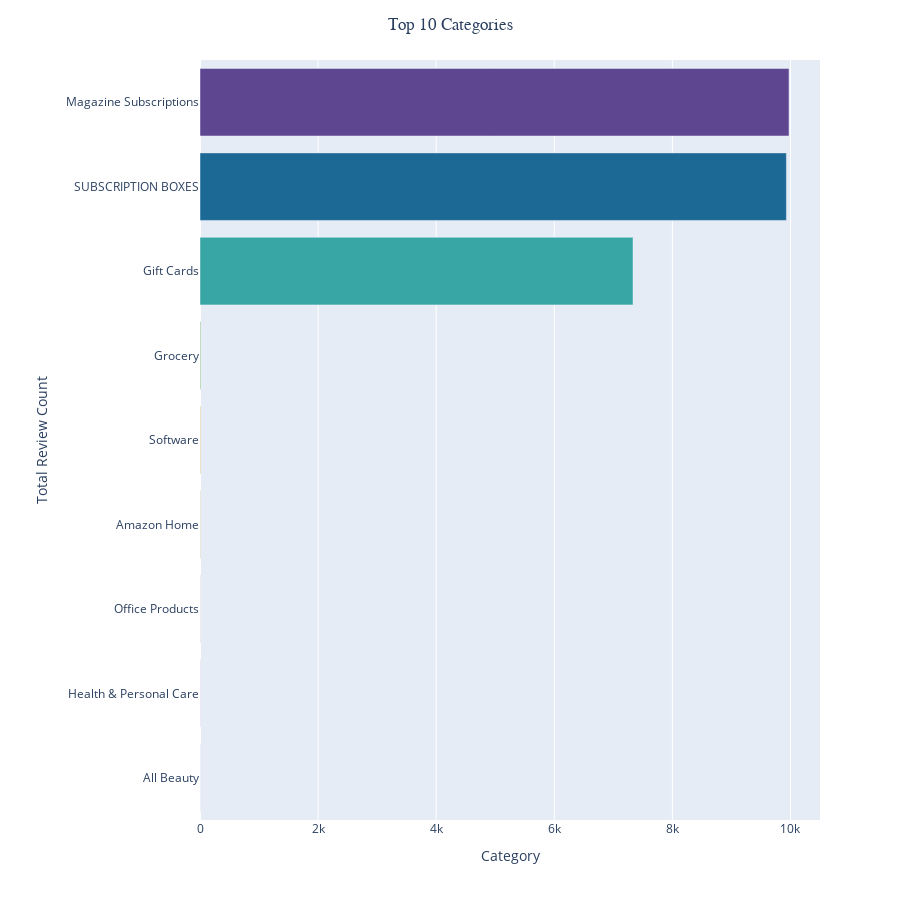

The notebook cell this image was saved under:
### Code cell
top_categories = (
    (
        df.with_columns(
            pl.col("main_category").fill_null(pl.col("main_category")).alias("category")
        )
    )
    .group_by("category")
    .len()
    .sort("len", descending=True)
    .head(10)
)

fig = px.bar(
    top_categories,
    x="len",
    y="category",
    height=900,
    color="category",
    color_discrete_sequence=px.colors.qualitative.Prism,
    orientation="h"
)

fig.update_layout(
    title=dict(
        text="Top 10 Categories",
        x=0.5,
        font_family="Arial Black",
    ),
    xaxis_title="Category",
    yaxis_title="Total Review Count",
    showlegend=False,
    margin_l=200
)

fig.show()

### Figure 1 — Plotly figure (JSON) as saved in the notebook; plotly's stock layout.template omitted (floating-point values rounded to 4 significant figures)
{"data": [{"alignmentgroup": "True", "hovertemplate": "category=%{y}<br>len=%{x}<extra></extra>", "legendgroup": "Magazine Subscriptions", "marker": {"color": "rgb(95, 70, 144)", "pattern": {"shape": ""}}, "name": "Magazine Subscriptions", "offsetgroup": "Magazine Subscriptions", "orientation": "h", "showlegend": true, "textposition": "auto", "type": "bar", "x": [9975], "xaxis": "x", "y": ["Magazine Subscriptions"], "yaxis": "y"}, {"alignmentgroup": "True", "hovertemplate": "category=%{y}<br>len=%{x}<extra></extra>", "legendgroup": "SUBSCRIPTION BOXES", "marker": {"color": "rgb(29, 105, 150)", "pattern": {"shape": ""}}, "name": "SUBSCRIPTION BOXES", "offsetgroup": "SUBSCRIPTION BOXES", "orientation": "h", "showlegend": true, "textposition": "auto", "type": "bar", "x": [9931], "xaxis": "x", "y": ["SUBSCRIPTION BOXES"], "yaxis": "y"}, {"alignmentgroup": "True", "hovertemplate": "category=%{y}<br>len=%{x}<extra></extra>", "legendgroup": "Gift Cards", "marker": {"color": "rgb(56, 166, 165)", "pattern": {"shape": ""}}, "name": "Gift Cards", "offsetgroup": "Gift Cards", "orientation": "h", "showlegend": true, "textposition": "auto", "type": "bar", "x": [7333], "xaxis": "x", "y": ["Gift Cards"], "yaxis": "y"}, {"alignmentgroup": "True", "hovertemplate": "category=%{y}<br>len=%{x}<extra></extra>", "legendgroup": "Grocery", "marker": {"color": "rgb(115, 175, 72)", "pattern": {"shape": ""}}, "name": "Grocery", "offsetgroup": "Grocery", "orientation": "h", "showlegend": true, "textposition": "auto", "type": "bar", "x": [12], "xaxis": "x", "y": ["Grocery"], "yaxis": "y"}, {"alignmentgroup": "True", "hovertemplate": "category=%{y}<br>len=%{x}<extra></extra>", "legendgroup": "Software", "marker": {"color": "rgb(237, 173, 8)", "pattern": {"shape": ""}}, "name": "Software", "offsetgroup": "Software", "orientation": "h", "showlegend": true, "textposition": "auto", "type": "bar", "x": [9], "xaxis": "x", "y": ["Software"], "yaxis": "y"}, {"alignmentgroup": "True", "hovertemplate": "category=%{y}<br>len=%{x}<extra></extra>", "legendgroup": "Amazon Home", "marker": {"color": "rgb(225, 124, 5)", "pattern": {"shape": ""}}, "name": "Amazon Home", "offsetgroup": "Amazon Home", "orientation": "h", "showlegend": true, "textposition": "auto", "type": "bar", "x": [4], "xaxis": "x", "y": ["Amazon Home"], "yaxis": "y"}, {"alignmentgroup": "True", "hovertemplate": "category=%{y}<br>len=%{x}<extra></extra>", "legendgroup": "Office Products", "marker": {"color": "rgb(204, 80, 62)", "pattern": {"shape": ""}}, "name": "Office Products", "offsetgroup": "Office Products", "orientation": "h", "showlegend": true, "textposition": "auto", "type": "bar", "x": [2], "xaxis": "x", "y": ["Office Products"], "yaxis": "y"}, {"alignmentgroup": "True", "hovertemplate": "category=%{y}<br>len=%{x}<extra></extra>", "legendgroup": "Health & Personal Care", "marker": {"color": "rgb(148, 52, 110)", "pattern": {"shape": ""}}, "name": "Health & Personal Care", "offsetgroup": "Health & Personal Care", "orientation": "h", "showlegend": true, "textposition": "auto", "type": "bar", "x": [2], "xaxis": "x", "y": ["Health & Personal Care"], "yaxis": "y"}, {"alignmentgroup": "True", "hovertemplate": "category=%{y}<br>len=%{x}<extra></extra>", "legendgroup": "All Beauty", "marker": {"color": "rgb(111, 64, 112)", "pattern": {"shape": ""}}, "name": "All Beauty", "offsetgroup": "All Beauty", "orientation": "h", "showlegend": true, "textposition": "auto", "type": "bar", "x": [1], "xaxis": "x", "y": ["All Beauty"], "yaxis": "y"}], "layout": {"barmode": "relative", "height": 900, "legend": {"title": {"text": "category"}, "tracegroupgap": 0}, "margin": {"l": 200, "t": 60}, "showlegend": false, "title": {"font": {"family": "Arial Black"}, "text": "Top 10 Categories", "x": 0.5}, "xaxis": {"anchor": "y", "domain": [0, 1], "title": {"text": "Category"}}, "yaxis": {"anchor": "x", "categoryarray": ["All Beauty", "Health & Personal Care", "Office Products", "Amazon Home", "Software", "Grocery", null, "Gift Cards", "SUBSCRIPTION BOXES", "Magazine Subscriptions"], "categoryorder": "array", "domain": [0, 1], "title": {"text": "Total Review Count"}}}}
